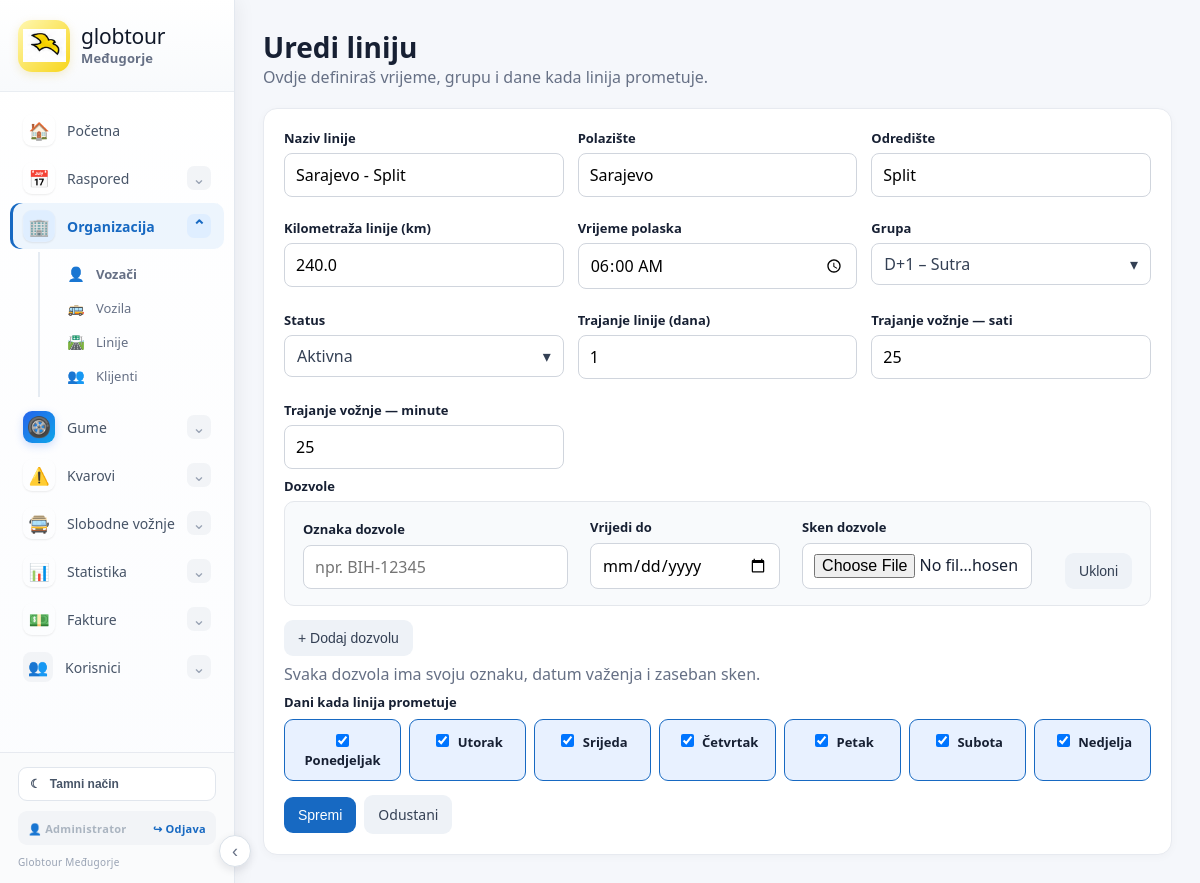
Screenshot of /linije/2/uredi (signed in) with the database file from the repository.
### tables this page shows
CREATE TABLE users (
        id INTEGER PRIMARY KEY AUTOINCREMENT,
        username TEXT UNIQUE NOT NULL,
        password_hash TEXT NOT NULL,
        full_name TEXT,
        role TEXT NOT NULL DEFAULT 'user',
        permissions TEXT DEFAULT '',
        active INTEGER NOT NULL DEFAULT 1
    );

CREATE TABLE lines (id INTEGER PRIMARY KEY,name TEXT NOT NULL,origin TEXT,destination TEXT,departure TEXT,schedule_day TEXT,active TEXT DEFAULT 'Da', group_type TEXT DEFAULT 'D0', duration_hours_int INTEGER NOT NULL DEFAULT 0, duration_minutes INTEGER NOT NULL DEFAULT 0, duration_hours REAL NOT NULL DEFAULT 0, duration_days INTEGER NOT NULL DEFAULT 1, distance_km REAL NOT NULL DEFAULT 0, internal_return INTEGER NOT NULL DEFAULT 0);

### app.py (the view, shortened to what this page needs)
@permission_required("lines_view", "lines_edit")
@app.route("/linije/<int:id>/uredi",methods=["GET","POST"])
def edit_line(id):
 c=db();row=c.execute("SELECT * FROM lines WHERE id=?",(id,)).fetchone()
 if not row:c.close();return "Nije pronađeno",404
 permits=get_line_permits(c,id)
 c.close()
 return render_template("line_form.html",mode="edit",row=row,weekdays=WEEKDAYS,permits=permits)

### app.py (called while the page is built, shortened)
@app.context_processor
def inject_today():
 return {'today':date.today().isoformat()}

def db():
 ensure_return_schema()
 c=sqlite3.connect(DB); c.row_factory=sqlite3.Row
 seed_known_line_durations(c)
 return c

@app.context_processor
def customer_select_options():
    try:
        c=db()
        rows=c.execute("SELECT id,name,id_number,vat_number,address,city,country,contact_person,phone,email,note FROM customers WHERE COALESCE(active,'Da')!='Ne' ORDER BY name COLLATE NOCASE").fetchall()
        c.close()
    except Exception:
        rows=[]
    return {"customer_rows":rows, "free_ride_customer_options":rows}

@app.context_processor
def inject_customer_lookup():
    def customer_by_name(name):
        return _customer_data(name)
    return {"customer_by_name":customer_by_name}

@app.context_processor
def inject_customers():
    try:
        c=db()
        rows=c.execute("SELECT name FROM customers WHERE COALESCE(active,'Da')!='Ne' ORDER BY name").fetchall()
        c.close()
    except Exception:
        rows=[]
    return {"customer_rows":rows}

@app.context_processor
def ctx(): return {"today":date.today().isoformat()}

def auth_user():
    uid=session.get("user_id")
    if not uid:
        return None
    try:
        c=db()
        row=c.execute("SELECT * FROM users WHERE id=? AND active=1",(uid,)).fetchone()
        c.close()
        return row
    except Exception:
        return None

def has_permission(user, key):
    if user is None:
        return False
    try:
        role=str(user["role"] or "").strip().lower()
        permissions=str(user["permissions"] or "")
        if role == "admin" or permissions.strip() == "*":
            return True
    except Exception:
        return False

@app.context_processor
def auth_context():
    return {"current_user": auth_user(), "has_permission": has_permission}

@app.before_request
def auth_guard():
    endpoint=request.endpoint or ""
    if endpoint in ("login", "static"):
        return None
    if not session.get("user_id"):
        return redirect(url_for("login"))
    return None

def get_line_permits(c, line_id):
    try:
        ensure_line_permits_table(c)
        return [dict(r) for r in c.execute(
            "SELECT id,permit,valid_until,file_name FROM line_permits WHERE line_id=? ORDER BY id",(line_id,)
        ).fetchall()]
    except Exception:
        return []

### templates/line_form.html (shortened to what this page needs)
{% extends "base.html" %}{% block content %}
<div class="title"><div><h1>{{"Dodaj liniju" if mode=="add" else ("Pregled linije" if readonly else "Uredi liniju")}}</h1><div class="muted">Ovdje definiraš vrijeme, grupu i dane kada linija prometuje.</div></div></div>
<div class="panel"><form method="post" enctype="multipart/form-data"><fieldset  style="border:0;padding:0;margin:0">
<div class="grid">
<div class="field"><label>Naziv linije</label><input required name="name" value="{{row.name if row else ''}}"></div>
<div class="field"><label>Polazište</label><input name="origin" value="{{row.origin if row else ''}}"></div>
<div class="field"><label>Odredište</label><input name="destination" value="{{row.destination if row else ''}}"></div>
<div class="field"><label>Kilometraža linije (km)</label><input required type="number" min="0" step="0.1" name="distance_km" value="{{row.distance_km if row and row.distance_km is not none else ''}}" placeholder="npr. 245"></div>
<div class="field"><label>Vrijeme polaska</label><input required type="time" name="departure" value="{{row.departure if row else ''}}"></div>
<div class="field"><label>Grupa</label></div>
<div class="field"><label>Status</label></div>
<div class="field"><label>Trajanje linije (dana)</label><input type="number" min="1" name="duration_days" value="{{row.duration_days if row and row.duration_days else 1}}"></div><div class="field"><label>Trajanje vožnje — sati</label><input type="number" min="0" step="1" name="duration_hours_int" value="{{row.duration_hours_int if row and row.duration_hours_int is not none else (row.duration_hours|int if row and row.duration_hours is not none else 0)}}" placeholder="npr. 17"></div>
<div class="field"><label>Trajanje vožnje — minute</label><input type="number" min="0" max="59" step="1" name="duration_minutes" value="{{row.duration_minutes if row and row.duration_minutes is not none else 0}}" placeholder="npr. 20"></div>
</div>
<div class="field">
<label style="font-weight:700">Dozvole</label>
<div id="permits-container">
{% if permits %}
{% for p in permits %}
<div class="permit-row" style="display:grid;grid-template-columns:minmax(220px,1.1fr) 190px minmax(240px,1fr) auto;gap:22px;margin-bottom:14px;align-items:end;padding:16px 18px;background:#f8fafc;border:1px solid #e4e7ec;border-radius:10px">
  <div>
    <label style="display:block;margin:0 0 7px;font-weight:600">Oznaka dozvole</label>
    <input name="permit" value="{{p.permit or ''}}" placeholder="npr. BIH-12345" style="width:100%;box-sizing:border-box">
  </div>
  <div>
    <label style="display:block;margin:0 0 7px;font-weight:600">Vrijedi do</label>
    <input type="date" name="permit_valid_until" value="{{p.valid_until or ''}}" style="width:100%;box-sizing:border-box">
  </div>
  <div>
    <label style="display:block;margin:0 0 7px;font-weight:600">Sken dozvole</label>
    <input type="file" name="permit_file" accept=".pdf,.jpg,.jpeg,.png,.webp" style="width:100%;max-width:230px;box-sizing:border-box">
    {% if p.file_name %}
    <input type="hidden" name="permit_existing_file" value="{{p.file_name}}">
    {% endif %}
  </div>
  <div style="display:flex;align-items:center;gap:8px;justify-content:flex-end;white-space:nowrap">
    {% if p.file_name %}
    <a class="btn secondary" target="_blank" href="/dozvole/{{p.id}}/pregled">👁 Pregledaj</a>
    <a class="btn secondary" href="/dozvole/{{p.id}}/obrisi" onclick="return confirm('Obrisati skeniranu dozvolu?')">🗑</a>
    {% endif %}
    <button type="button" class="btn secondary" onclick="this.parentElement.parentElement.remove()">Ukloni</button>
  </div>
</div>
{% endfor %}
{% else %}
<div class="permit-row" style="display:grid;grid-template-columns:minmax(220px,1.1fr) 190px minmax(240px,1fr) auto;gap:22px;margin-bottom:14px;align-items:end;padding:16px 18px;background:#f8fafc;border:1px solid #e4e7ec;border-radius:10px">
  <div>
    <label style="display:block;margin:0 0 7px;font-weight:600">Oznaka dozvole</label>
    <input name="permit" placeholder="npr. BIH-12345" style="width:100%;box-sizing:border-box">
  </div>
  <div>
    <label style="display:block;margin:0 0 7px;font-weight:600">Vrijedi do</label>
    <input type="date" name="permit_valid_until" style="width:100%;box-sizing:border-box">
  </div>
  <div>
    <label style="display:block;margin:0 0 7px;font-weight:600">Sken dozvole</label>
    <input type="file" name="permit_file" accept=".pdf,.jpg,.jpeg,.png,.webp" style="width:100%;max-width:230px;box-sizing:border-box">
  </div>
  <div style="display:flex;align-items:center;gap:8px;justify-content:flex-end;white-space:nowrap">
    <button type="button" class="btn secondary" onclick="this.parentElement.parentElement.remove()">Ukloni</button>
  </div>
</div>
{% endif %}
</div>
<button type="button" class="btn secondary" onclick="addPermit()">+ Dodaj dozvolu</button>
<div class="muted" style="margin-top:7px">Svaka dozvola ima svoju oznaku, datum važenja i zaseban sken.</div>
</div>
<div class="field"><label>Dani kada linija prometuje</label>
<div class="days-grid">
{% set saved=(row.schedule_day if row else 'PON,UTO,SRI,ČET,PET,SUB,NED')|string %}
{% for code,label in weekdays %}
<label class="day-box"><input type="checkbox" name="day_{{code}}" {% if code in saved.split(',') %}checked{% endif %}> <span>{{label}}</span></label>
{% endfor %}
</div></div>
<div class="actions">{% if not readonly %}<button class="btn">Spremi</button>{% endif %}<a class="btn secondary" href="/linije">Odustani</a></div>
</fieldset></form></div>
{% endblock %}

### templates/base.html (shortened to what this page needs)
<!doctype html><html lang="hr"><head><meta charset="utf-8"><meta name="viewport" content="width=device-width,initial-scale=1"><title>Globtour Međugorje</title><link rel="stylesheet" href="{{url_for('static',filename='style.css')}}">
</head><body>
<aside class="sidebar">
  <div class="sidebar-brand">
    <a href="/" class="brand">
      <span class="brand-logo"><img src="{{url_for('static',filename='globtour-bird.png')}}" alt="Globtour"></span>
      <span class="brand-text"><span>globtour</span><strong>Međugorje</strong></span>
    </a>
  </div>
  <nav class="side-nav">
    <a class="side-link" href="/"><span class="side-icon main-nav-icon">🏠</span><span>Početna</span></a>
    <details class="side-group">
      <summary><span class="side-icon main-nav-icon">📅</span><span>Raspored</span><span class="chevron">⌄</span></summary>
    </details>
    <details class="side-group">
      <summary><span class="side-icon main-nav-icon">🏢</span><span>Organizacija</span><span class="chevron">⌄</span></summary>
      <div class="side-sub">
        <a href="/vozači"><span class="sub-icon">👤</span>Vozači</a>
        <a href="/vozila"><span class="sub-icon">🚌</span>Vozila</a>
        <a href="/linije"><span class="sub-icon">🛣️</span>Linije</a>
        <a href="/klijenti"><span class="sub-icon">👥</span>Klijenti</a>
      </div>
    </details>
    <details class="side-group">
      <summary><span class="side-icon main-nav-icon tire-modern-icon">🛞</span><span>Gume</span><span class="chevron">⌄</span></summary>
    </details>
    {% if has_permission(current_user,"breakdowns_view") %}
<details class="side-group" {% if request.path.startswith('/kvarovi') %}open{% endif %}>
  <summary>
    <span class="side-icon main-nav-icon">⚠️</span>
    <span>Kvarovi</span>
    <span class="chevron">⌄</span>
  </summary>
</details>
{% endif %}
    <details class="side-group" {% if request.path.startswith('/slobodne-voznje') %}open{% endif %}>
      <summary><span class="side-icon main-nav-icon">🚍</span><span>Slobodne vožnje</span><span class="chevron">⌄</span></summary>
    </details>
    <details class="side-group" {% if request.path.startswith('/statistika') %}open{% endif %}>
      <summary><span class="side-icon main-nav-icon">📊</span><span>Statistika</span><span class="chevron">⌄</span></summary>
    </details>
    <details class="side-group" {% if request.path.startswith('/predracuni') or request.path.startswith('/c-fakture') %}open{% endif %}>
      <summary><span class="side-icon main-nav-icon">💵</span><span>Fakture</span><span class="chevron">⌄</span></summary>
    </details>
    <details class="side-group">
      <summary><span class="side-icon">👥</span><span>Korisnici</span><span class="chevron">⌄</span></summary>
    </details>
  </nav>
  <div class="sidebar-bottom">
    <button class="theme-toggle" type="button" onclick="toggleTheme()" aria-label="Promijeni temu">
      <span id="theme-icon">☾</span><span id="theme-label">Tamni način</span>
    </button>
    <div class="account-box">
      <span class="account-name">👤 {% if current_user %}{{current_user["full_name"] or current_user["username"]}}{% else %}Korisnik{% endif %}</span>
      <a class="logout-link" href="/logout">↪ Odjava</a>
    </div>
    <span class="sidebar-copy">Globtour Međugorje</span>
  </div>
</aside>
<button class="sidebar-toggle" type="button" onclick="toggleSidebar()" aria-label="Sakrij izbornik">‹</button>
<main class="wrap">{% with messages=get_flashed_messages(with_categories=true) %}{% for cat,msg in messages %}<div class="alert alert-{{cat}}">{{msg}}</div>{% endfor %}{% endwith %}{% block content %}{% endblock %}</main>
</body></html>

### rows the page displays
users: full_name "Administrator"
lines: name "Sarajevo - Split", origin "Sarajevo", destination "Split", distance_km "240.0", departure "06:00", duration_days "1", duration_hours_int "25", duration_minutes "25", schedule_day "☑" "☑" "☑" "☑" "☑" "☑" "☑"

### other values shown
{{ label }} "Ponedjeljak" "Utorak" "Srijeda" "Četvrtak" "Petak" "Subota" "Nedjelja"
